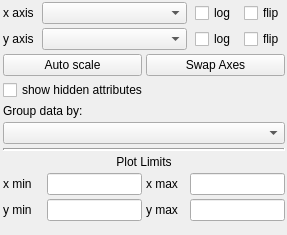
<?xml version="1.0" encoding="UTF-8"?>
<ui version="4.0">
 <class>LineWidget</class>
 <widget class="QWidget" name="LineWidget">
  <property name="geometry">
   <rect>
    <x>0</x>
    <y>0</y>
    <width>287</width>
    <height>230</height>
   </rect>
  </property>
  <property name="sizePolicy">
   <sizepolicy hsizetype="Expanding" vsizetype="Expanding">
    <horstretch>3</horstretch>
    <verstretch>3</verstretch>
   </sizepolicy>
  </property>
  <property name="baseSize">
   <size>
    <width>555</width>
    <height>500</height>
   </size>
  </property>
  <property name="focusPolicy">
   <enum>Qt::StrongFocus</enum>
  </property>
  <property name="windowTitle">
   <string>Scatter Plot</string>
  </property>
  <property name="styleSheet">
   <string notr="true"/>
  </property>
  <layout class="QHBoxLayout" name="horizontalLayout">
   <property name="leftMargin">
    <number>3</number>
   </property>
   <property name="topMargin">
    <number>2</number>
   </property>
   <property name="rightMargin">
    <number>2</number>
   </property>
   <property name="bottomMargin">
    <number>4</number>
   </property>
   <item>
    <widget class="QWidget" name="option_dashboard" native="true">
     <layout class="QVBoxLayout" name="verticalLayout">
      <property name="spacing">
       <number>4</number>
      </property>
      <property name="leftMargin">
       <number>0</number>
      </property>
      <property name="topMargin">
       <number>0</number>
      </property>
      <property name="rightMargin">
       <number>0</number>
      </property>
      <property name="bottomMargin">
       <number>10</number>
      </property>
      <item>
       <layout class="QHBoxLayout" name="xAxisLayout" stretch="0,4,0,0">
        <property name="spacing">
         <number>8</number>
        </property>
        <item>
         <widget class="QLabel" name="xlabel">
          <property name="text">
           <string>x axis</string>
          </property>
         </widget>
        </item>
        <item>
         <widget class="QComboBox" name="xAxisComboBox">
          <property name="sizePolicy">
           <sizepolicy hsizetype="Expanding" vsizetype="Fixed">
            <horstretch>0</horstretch>
            <verstretch>0</verstretch>
           </sizepolicy>
          </property>
          <property name="toolTip">
           <string>Set which attribute is plotted on the x axis</string>
          </property>
          <property name="sizeAdjustPolicy">
           <enum>QComboBox::AdjustToMinimumContentsLength</enum>
          </property>
         </widget>
        </item>
        <item>
         <widget class="QCheckBox" name="xLogCheckBox">
          <property name="toolTip">
           <string>Toggle on/off log scaling on the x axis</string>
          </property>
          <property name="text">
           <string>log</string>
          </property>
         </widget>
        </item>
        <item>
         <widget class="QCheckBox" name="xFlipCheckBox">
          <property name="toolTip">
           <string>Flip/unflip the order of the x axis</string>
          </property>
          <property name="text">
           <string>flip</string>
          </property>
         </widget>
        </item>
       </layout>
      </item>
      <item>
       <layout class="QHBoxLayout" name="yAxisLayout" stretch="0,4,0,0">
        <property name="spacing">
         <number>8</number>
        </property>
        <item>
         <widget class="QLabel" name="ylabel">
          <property name="text">
           <string>y axis</string>
          </property>
         </widget>
        </item>
        <item>
         <widget class="QComboBox" name="yAxisComboBox">
          <property name="sizePolicy">
           <sizepolicy hsizetype="Expanding" vsizetype="Fixed">
            <horstretch>0</horstretch>
            <verstretch>0</verstretch>
           </sizepolicy>
          </property>
          <property name="toolTip">
           <string>Set which attribute is plotted on the y axis</string>
          </property>
          <property name="sizeAdjustPolicy">
           <enum>QComboBox::AdjustToMinimumContentsLength</enum>
          </property>
         </widget>
        </item>
        <item>
         <widget class="QCheckBox" name="yLogCheckBox">
          <property name="toolTip">
           <string>Toggle on/off log scaling on the y axis</string>
          </property>
          <property name="text">
           <string>log</string>
          </property>
         </widget>
        </item>
        <item>
         <widget class="QCheckBox" name="yFlipCheckBox">
          <property name="toolTip">
           <string>Flip/unflip the order of the y axis</string>
          </property>
          <property name="text">
           <string>flip</string>
          </property>
         </widget>
        </item>
       </layout>
      </item>
      <item>
       <layout class="QHBoxLayout" name="horizontalLayout_3">
        <item>
         <widget class="QPushButton" name="snapLimits">
          <property name="toolTip">
           <string>Rescale plot limits to fit data</string>
          </property>
          <property name="text">
           <string>Auto scale</string>
          </property>
         </widget>
        </item>
        <item>
         <widget class="QPushButton" name="swapAxes">
          <property name="toolTip">
           <string>Swap what's plotted on the x and y axes</string>
          </property>
          <property name="text">
           <string>Swap Axes</string>
          </property>
         </widget>
        </item>
       </layout>
      </item>
      <item>
       <widget class="QCheckBox" name="hidden_attributes">
        <property name="text">
         <string>show hidden attributes</string>
        </property>
       </widget>
      </item>
      <item>
       <widget class="QLabel" name="Groupby">
        <property name="sizePolicy">
         <sizepolicy hsizetype="Fixed" vsizetype="Preferred">
          <horstretch>0</horstretch>
          <verstretch>0</verstretch>
         </sizepolicy>
        </property>
        <property name="minimumSize">
         <size>
          <width>40</width>
          <height>0</height>
         </size>
        </property>
        <property name="text">
         <string>Group data by:</string>
        </property>
       </widget>
      </item>
      <item>
       <widget class="QComboBox" name="groupComboBox">
        <property name="sizePolicy">
         <sizepolicy hsizetype="Expanding" vsizetype="Fixed">
          <horstretch>0</horstretch>
          <verstretch>0</verstretch>
         </sizepolicy>
        </property>
        <property name="toolTip">
         <string>Select a field to group data by (ex. ID)</string>
        </property>
        <property name="sizeAdjustPolicy">
         <enum>QComboBox::AdjustToMinimumContentsLength</enum>
        </property>
       </widget>
      </item>
      <item>
       <widget class="Line" name="line">
        <property name="frameShadow">
         <enum>QFrame::Sunken</enum>
        </property>
        <property name="lineWidth">
         <number>2</number>
        </property>
        <property name="midLineWidth">
         <number>0</number>
        </property>
        <property name="orientation">
         <enum>Qt::Horizontal</enum>
        </property>
       </widget>
      </item>
      <item>
       <widget class="QLabel" name="label">
        <property name="frameShape">
         <enum>QFrame::NoFrame</enum>
        </property>
        <property name="frameShadow">
         <enum>QFrame::Sunken</enum>
        </property>
        <property name="text">
         <string>Plot Limits</string>
        </property>
        <property name="alignment">
         <set>Qt::AlignCenter</set>
        </property>
       </widget>
      </item>
      <item>
       <layout class="QHBoxLayout" name="horizontalLayout_4">
        <item>
         <widget class="QLabel" name="xmin_label">
          <property name="sizePolicy">
           <sizepolicy hsizetype="Fixed" vsizetype="Preferred">
            <horstretch>0</horstretch>
            <verstretch>0</verstretch>
           </sizepolicy>
          </property>
          <property name="minimumSize">
           <size>
            <width>40</width>
            <height>0</height>
           </size>
          </property>
          <property name="text">
           <string>x min</string>
          </property>
         </widget>
        </item>
        <item>
         <widget class="QLineEdit" name="xmin"/>
        </item>
        <item>
         <widget class="QLabel" name="xmax_label">
          <property name="sizePolicy">
           <sizepolicy hsizetype="Fixed" vsizetype="Preferred">
            <horstretch>0</horstretch>
            <verstretch>0</verstretch>
           </sizepolicy>
          </property>
          <property name="minimumSize">
           <size>
            <width>40</width>
            <height>0</height>
           </size>
          </property>
          <property name="text">
           <string>x max</string>
          </property>
         </widget>
        </item>
        <item>
         <widget class="QLineEdit" name="xmax"/>
        </item>
       </layout>
      </item>
      <item>
       <layout class="QHBoxLayout" name="horizontalLayout_5">
        <item>
         <widget class="QLabel" name="ymin_label">
          <property name="sizePolicy">
           <sizepolicy hsizetype="Fixed" vsizetype="Preferred">
            <horstretch>0</horstretch>
            <verstretch>0</verstretch>
           </sizepolicy>
          </property>
          <property name="minimumSize">
           <size>
            <width>40</width>
            <height>0</height>
           </size>
          </property>
          <property name="text">
           <string>y min</string>
          </property>
         </widget>
        </item>
        <item>
         <widget class="QLineEdit" name="ymin"/>
        </item>
        <item>
         <widget class="QLabel" name="ymax_label">
          <property name="sizePolicy">
           <sizepolicy hsizetype="Fixed" vsizetype="Preferred">
            <horstretch>0</horstretch>
            <verstretch>0</verstretch>
           </sizepolicy>
          </property>
          <property name="minimumSize">
           <size>
            <width>40</width>
            <height>0</height>
           </size>
          </property>
          <property name="text">
           <string>y max</string>
          </property>
         </widget>
        </item>
        <item>
         <widget class="QLineEdit" name="ymax"/>
        </item>
       </layout>
      </item>
      <item>
       <spacer name="verticalSpacer">
        <property name="orientation">
         <enum>Qt::Vertical</enum>
        </property>
        <property name="sizeHint" stdset="0">
         <size>
          <width>1</width>
          <height>1</height>
         </size>
        </property>
       </spacer>
      </item>
     </layout>
    </widget>
   </item>
  </layout>
 </widget>
 <resources/>
 <connections/>
</ui>
